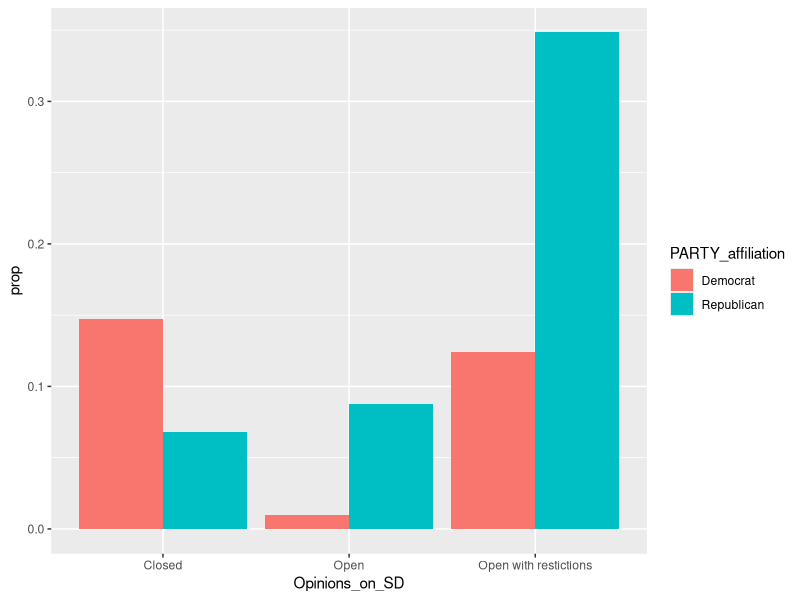

The R source for this figure: (Note: this script raises an error after producing the figure.)
## ---- chunk 1
knitr::opts_chunk$set(echo = FALSE)
## ---- chunk 2
library(tidyverse)
library(readr)
## ---- chunk 3
ATP_W70 <- read.csv("ATP_W70FromR.csv")
## ---- chunk 4
ATP_W70 <- ATP_W70 |> mutate (Pray = case_when(SPIRIT2_a_W70 >=1 & SPIRIT2_a_W70 <= 4 ~ '1')) |> mutate(Scripture = case_when(SPIRIT2_b_W70 >=1 & SPIRIT2_b_W70 <= 4 ~ '1')) |> mutate (Meditate = case_when(SPIRIT1_a_W70 >=1 & SPIRIT1_a_W70 <= 4 ~ '1')) 
## ---- chunk 5
ATP_W70 <- ATP_W70 |> mutate(Opinions_on_SD = case_when(COVIDCONG4_W70 == 1 ~ "Open", COVIDCONG4_W70 == 2 ~ "Open with restictions", COVIDCONG4_W70 == 3 ~ "Closed"))|> mutate (college_edu = ifelse(F_EDUCCAT == 1, "College", "Not College")) |> mutate (PARTY_affiliation = case_when(PARTY_W70 == 1 ~ "Republican", PARTY_W70 == 2 ~ "Democrat", PARTY_W70 == 3 ~ "Independent", PARTY_W70 == 4 ~ "Something else")) |> filter (PARTY_affiliation %in% c("Republican", "Democrat"))
## ---- chunk 6
Opinions <- ATP_W70 |> group_by( PARTY_affiliation, Opinions_on_SD) |> summarise(n= n()) |> mutate (prop = n/ sum(n)) |> drop_na( PARTY_affiliation, Opinions_on_SD) 


Opinions_plot <- Opinions |> ggplot(aes(x = Opinions_on_SD, y = prop, fill = PARTY_affiliation)) + geom_col(position = "dodge") + labs( Title =  "opinions on what the operatings status of places of worship should be according to Party affiliation")

Opinions_plot
## ---- chunk 7

Opinions_diff_by_edu <- ATP_W70 |> filter (PARTY_affliation %in% c("Republican", "Democrat")) |> group_by(PARTY_affiliation, college_edu, Opinions_on_SD) |> summarise(n= n()) |> mutate (prop = n/ sum(n)) |> drop_na(Opinions_on_SD, PARTY_affiliation) |> select (-n)|> pivot_wider(names_from = PARTY_affiliation, values_from = prop) |> mutate (Diff_in_prop = Republican - Democrat)
knitr:: kable (Opinions_diff_by_edu)

Opinions_by_educ_plot <- Opinions_diff_by_edu|> ggplot(aes(x = Opinions_on_SD, y = Diff_in_prop, fill =  college_edu)) + geom_col(position = "dodge") + labs( Title = "opinions on what the operatings status of places of worship should be according to Party affiliation and college education")

Opinions_by_educ_plot
